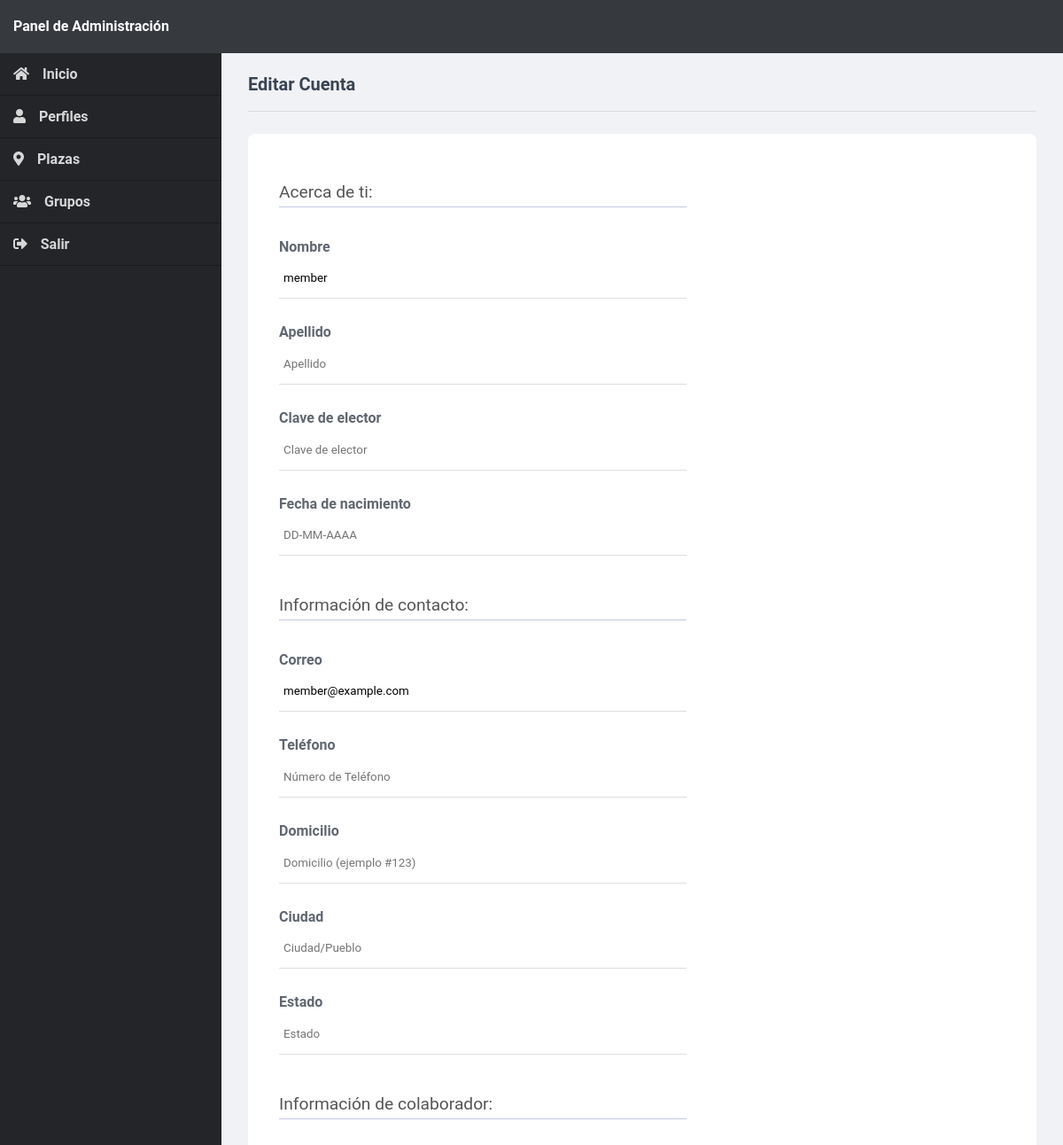
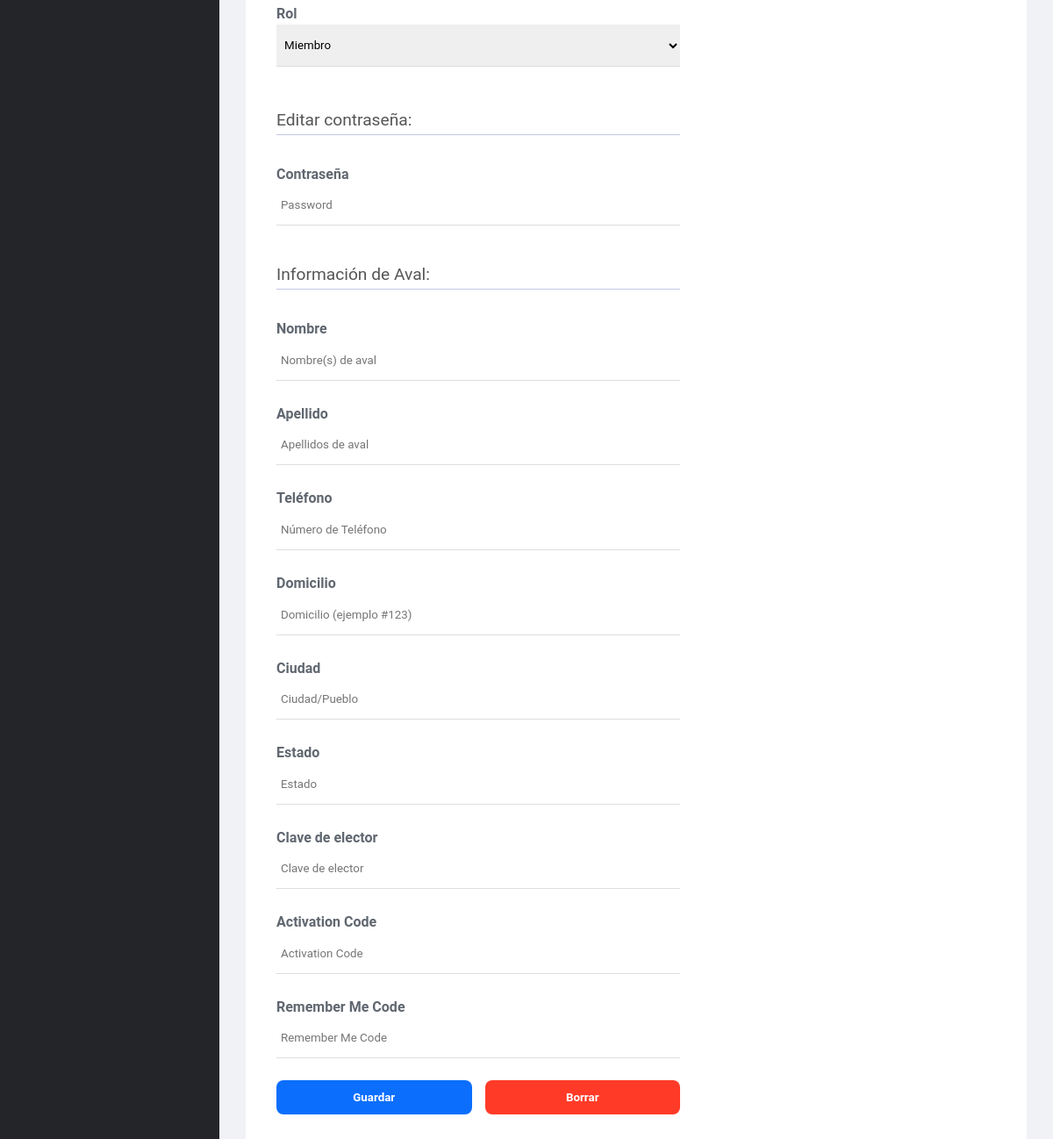
Page /admin/account.php?id=1002 (signed in) on the committed database (2 pictures, top to bottom).
### tables this page shows
CREATE TABLE IF NOT EXISTS `accounts` (
  `id` int(11) NOT NULL,
  `imgStatus_1` int(11) DEFAULT 1,
  `imgStatus_2` int(11) DEFAULT 1,
  `role` enum('Miembro','Admin','Ejecutivo','Supervisor') NOT NULL DEFAULT 'Miembro',
  `plaza_name` varchar(255) NOT NULL,
  `name` varchar(128) NOT NULL,
  `lastname` varchar(128) NOT NULL,
  `birthday` varchar(50) NOT NULL,
  `address` varchar(128) NOT NULL,
  `city` varchar(128) NOT NULL,
  `state` varchar(128) NOT NULL,
  `ine` varchar(128) NOT NULL,
  `phone` varchar(128) NOT NULL,
  `password` varchar(255) NOT NULL,
  `email` varchar(100) NOT NULL,
  `hire_date` varchar(50) NOT NULL DEFAULT current_timestamp(),
  `guar_imgStatus_1` int(11) DEFAULT 1,
  `guar_imgStatus_2` int(11) DEFAULT 1,
  `guar_name` varchar(128) NOT NULL,
  `guar_lastname` varchar(128) NOT NULL,
  `guar_phone` varchar(128) NOT NULL,
  `guar_address` varchar(128) NOT NULL,
  `guar_city` varchar(128) NOT NULL,
  `guar_state` varchar(128) NOT NULL,
  `guar_ine` varchar(128) NOT NULL,
  `activation_code` varchar(50) NOT NULL DEFAULT '',
  `rememberme` varchar(255) NOT NULL DEFAULT ''
);

### admin/account.php (the view, shortened to what this page needs)
<?php
include 'main.php';
$account = array(
    'name' => '',
    'lastname' => '',
    'ine' => '',
    'birthday' => '',
    'password' => '',
    'email' => '',
    'phone' => '',
    'address' => '',
    'city' => '',
    'state' => '',
    'activation_code' => '',
    'rememberme' => '',
    'role' => 'Member',
    'guar_name' => '',
    'guar_lastname' => '',
    'guar_phone' => '',
    'guar_address' => '',
    'guar_city' => '',
    'guar_state' => '',
    'guar_ine' => ''
);
$roles = array('Miembro', 'Admin', 'Ejecutivo', 'Supervisor');
if (isset($_GET['id'])) {
    $stmt = $con->prepare('SELECT name, lastname, ine, birthday, password, email, phone, address, city, state, activation_code, rememberme, role,
    guar_name, guar_lastname, guar_phone, guar_address, guar_city, guar_state, guar_ine FROM accounts WHERE id = ?');
    $stmt->bind_param('i', $_GET['id']);
    $stmt->execute();
    $stmt->bind_result($account['name'], $account['lastname'], $account['ine'], $account['birthday'], $account['password'], $account['email'],
        $account['phone'], $account['address'], $account['city'], $account['state'], $account['activation_code'], $account['rememberme'], $account['role'],
        $account['guar_name'], $account['guar_lastname'], $account['guar_phone'], $account['guar_address'], $account['guar_city'], $account['guar_state'],
        $account['guar_ine']);
    $page = 'Edit';
}
?>
<?php
if ($page == 'Edit') {
    $Espage = 'Editando';
}elseif ($page == 'Create') {
    $Espage = 'Creando';
}
?>
<?=template_admin_header($Espage . ' Perfil')?>
<?php if ($page == 'Edit'): ?>
    <h2>Editar Cuenta</h2>
<?php elseif ($page == 'Create'): ?>
    <h2>Crear Cuenta</h2>
<?php endif; ?>
<div class="content-block">
    <form action="" method="post" class="form responsive-width-100">
        <p>Acerca de ti:</p>
        <label for="name">Nombre</label>
        <input type="text" id="name" name="name" placeholder="Nombre" value="<?=$account['name']?>" required>
        <label for="lastname">Apellido</label>
        <input type="text" id="lastname" name="lastname" placeholder="Apellido" value="<?=$account['lastname']?>" required>
        <label for="ine">Clave de elector</label>
        <input type="text" id="ine" name="ine" placeholder="Clave de elector" value="<?=$account['ine']?>" required>
        <label for="birthday">Fecha de nacimiento</label>
        <input type="text" id="birthday" name="birthday" placeholder="DD-MM-AAAA" value="<?=$account['birthday']?>">
        <p>Información de contacto:</p>
        <label for="email">Correo</label>
        <input type="text" id="email" name="email" placeholder="ejemplo@correo.com" value="<?=$account['email']?>">
        <label for="phone">Teléfono</label>
        <input type="text" id="phone" name="phone" placeholder="Número de Teléfono" value="<?=$account['phone']?>">
        <label for="address">Domicilio</label>
        <input type="text" id="address" name="address" placeholder="Domicilio (ejemplo #123)" value="<?=$account['address']?>">
        <label for="city">Ciudad</label>
        <input type="text" id="city" name="city" placeholder="Ciudad/Pueblo" value="<?=$account['city']?>">
        <label for="state">Estado</label>
        <input type="text" id="state" name="state" placeholder="Estado" value="<?=$account['state']?>">
        <p>Información de colaborador:</p>
        <label for="role">Rol</label>
        <select id="role" name="role" style="margin-bottom: 30px;">
            <?php foreach ($roles as $role): ?>
            <option value="<?=$role?>"<?=$role==$account['role']?'selected':''?>><?=$role?></option>
            <?php endforeach; ?>
        </select>
        <p>Editar contraseña:</p>
        <label for="password">Contraseña</label>
        <input type="password" id="password" name="password" placeholder="Password">
        <p>Información de Aval:</p>
        <label for="guar_name">Nombre</label>
        <input type="text" id="guar_name" name="guar_name" placeholder="Nombre(s) de aval" value="<?=$account['guar_name']?>">
        <label for="guar_lastname">Apellido</label>
        <input type="text" id="guar_lastname" name="guar_lastname" placeholder="Apellidos de aval" value="<?=$account['guar_lastname']?>">
        <label for="guar_phone">Teléfono</label>
        <input type="text" id="guar_phone" name="guar_phone" placeholder="Número de Teléfono" value="<?=$account['guar_phone']?>">
        <label for="guar_address">Domicilio</label>
        <input type="text" id="guar_address" name="guar_address" placeholder="Domicilio (ejemplo #123)" value="<?=$account['guar_address']?>">
        <label for="guar_city">Ciudad</label>
        <input type="text" id="guar_city" name="guar_city" placeholder="Ciudad/Pueblo" value="<?=$account['guar_city']?>">
        <label for="guar_state">Estado</label>
        <input type="text" id="guar_state" name="guar_state" placeholder="Estado" value="<?=$account['guar_state']?>">
        <label for="guar_ine">Clave de elector</label>
        <input type="text" id="guar_ine" name="guar_ine" placeholder="Clave de elector" value="<?=$account['guar_ine']?>">
        <label for="activation_code">Activation Code</label>
        <input type="text" id="activation_code" name="activation_code" placeholder="Activation Code" value="<?=$account['activation_code']?>">
        <label for="rememberme">Remember Me Code</label>
        <input type="text" id="rememberme" name="rememberme" placeholder="Remember Me Code" value="<?=$account['rememberme']?>">
        <div class="submit-btns">
            <input type="submit" name="submit" value="Guardar">
            <?php if ($page == 'Edit'): ?>
            <input type="submit" name="delete" value="Borrar" class="delete">
            <?php endif; ?>
        </div>
    </form>
</div>
<?=template_admin_footer()?>

### CSS/style.css (style rules this page uses)
* { padding: 0; margin: 0; box-sizing: border-box; font-family: "Roboto", sans-serif; }
label { color: #606770; }
body { background: #f0f2f5; overflow: hidden; }
html { height: 100%; }
body { position: relative; color: #555555; background-color: #f0f2f5; margin: 0; overflow: scroll; overflow-x: hidden; }
h1, h2, h3, h4, h5 { color: #394352; margin: 0; padding: 0; }
main h2 { font-size: 20px; padding-bottom: 20px; border-bottom: 1px solid #dbdbdd; }
main .content-block { background-color: #fff; margin-top: 25px; padding: 15px; line-height: 1.6; border-radius: 0.5rem; }
main .form { display: flex; flex-flow: column; width: 500px; padding: 20px; }
main .form input, main .form textarea, main .form select { width: 100%; padding: 15px 5px; margin-bottom: 25px; border: 0; border-bottom: 1px solid #dedee0; }
main .form input[type="submit"], .content.profile .form input[type="submit"] { background-color: #0b6efd; color: #fff; width: 50%; padding: 12px 0; font-weight: 600; cursor: pointer; border: none; border-radius: 0.5rem; }
main .form label { display: block; font-weight: 600; }
main .form div { margin-bottom: 25px; }
main .form .submit-btns { display: flex; }
main .form .submit-btns input:first-child { margin-right: 15px; }
main .form .submit-btns .delete, .loggedin .content.profile .submit-btns .delete { background-color: rgb(255, 59, 40); }
.content.profile p, .content-block form p { font-size: 1.2rem; border-bottom: 1px solid #c1c8e4; margin: 1rem 0 2rem 0; }

### rows in the picture
accounts: name "member", email "member@example.com", role "Miembro"
